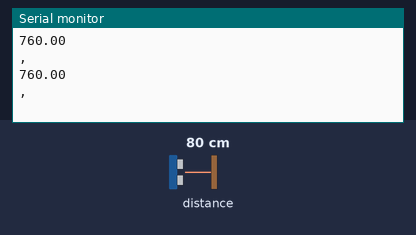
A sketch run on a simulated Arduino Uno, built with avr-gcc and run on an emulated ATmega328P. Parts: the last lines printed to the serial monitor. The test bench sets the inputs (shaded band); at power-on: distance to the obstacle 80 cm.

Above: at 1.8 s.
1.9 s: distance to the obstacle set to 2 cm
At 2.9 s:
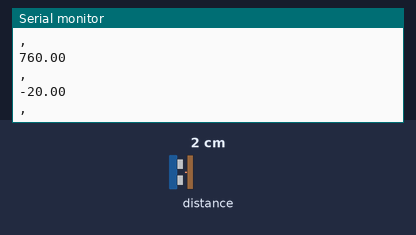
3.4 s: distance to the obstacle set to 4 cm
At 4.7 s:
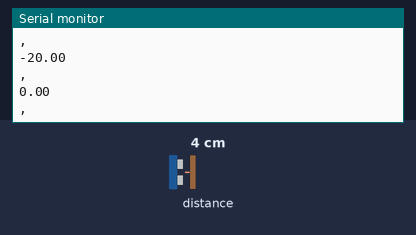
Timing chart, 0 to 6.4 s (numbered marks = the images above; inputs shaded):
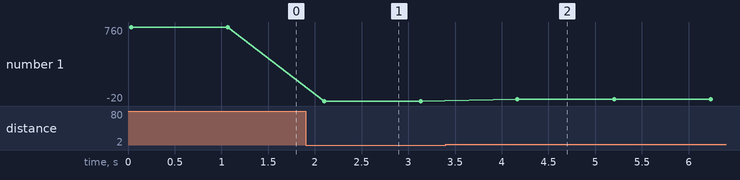

Measured:
- after the input at 1.9 s, the serial monitor: prints a new line after 0.20 s (image 1)
- after the input at 3.4 s, the serial monitor: prints a new line after 0.77 s (image 2)
- plotted number 1: 760 → -20 after the input at 1.9 s, -20 → 0 after the input at 3.4 s

The sketch:

VL123.ino
```cpp
#include <Wire.h>
#include <VL53L0X.h>
// #include <SimpleKalmanFilter.h>
// SimpleKalmanFilter bo_loc(2, 2, 0.01);// Các tham số cho bộ lọc kalman
float u_km;// khai báo biến khoảng cách đã qua lọc kalman

VL53L0X sensor;

void setup()
{
  Serial.begin(9600);
  Wire.begin();

  sensor.init();
  sensor.setTimeout(500);

  sensor.startContinuous();// Chế độ đo liên tục
}

void loop()
{
  float distance =sensor.readRangeContinuousMillimeters();// đọc giá trị nhận được từ cảm biến
 distance = distance - 40;// bù khoảng cách.
  Serial.println(distance);
  Serial.print(",");
  if (sensor.timeoutOccurred())
  { Serial.print(" TIMEOUT"); }
  // u_km = bo_loc.updateEstimate(distance);// lọc kalman

  // Serial.println(u_km);
  Serial.println();
  delay(1000);
}//
```

SimpleKalmanFilter.cpp
```cpp
// (licence header left out)
#include "Arduino.h"
#include "SimpleKalmanFilter.h"
#include <math.h>

SimpleKalmanFilter::SimpleKalmanFilter(float mea_e, float est_e, float q)
{
  _err_measure=mea_e;
  _err_estimate=est_e;
  _q = q;
}

float SimpleKalmanFilter::updateEstimate(float mea)
{
  _kalman_gain = _err_estimate/(_err_estimate + _err_measure);
  _current_estimate = _last_estimate + _kalman_gain * (mea - _last_estimate);
  _err_estimate =  (1.0 - _kalman_gain)*_err_estimate + fabs(_last_estimate-_current_estimate)*_q;
  _last_estimate=_current_estimate;

  return _current_estimate;
}

void SimpleKalmanFilter::setMeasurementError(float mea_e)
{
  _err_measure=mea_e;
}

void SimpleKalmanFilter::setEstimateError(float est_e)
{
  _err_estimate=est_e;
}

void SimpleKalmanFilter::setProcessNoise(float q)
{
  _q=q;
}

float SimpleKalmanFilter::getKalmanGain() {
  return _kalman_gain;
}
```

SimpleKalmanFilter.h
```cpp
// (licence header left out)
#ifndef SimpleKalmanFilter_h
#define SimpleKalmanFilter_h

class SimpleKalmanFilter
{

public:
  SimpleKalmanFilter(float mea_e, float est_e, float q);
  float updateEstimate(float mea);
  void setMeasurementError(float mea_e);
  void setEstimateError(float est_e);
  void setProcessNoise(float q);
  float getKalmanGain();

private:
  float _err_measure;
  float _err_estimate;
  float _q;
  float _current_estimate;
  float _last_estimate;
  float _kalman_gain;

};

#endif
```
